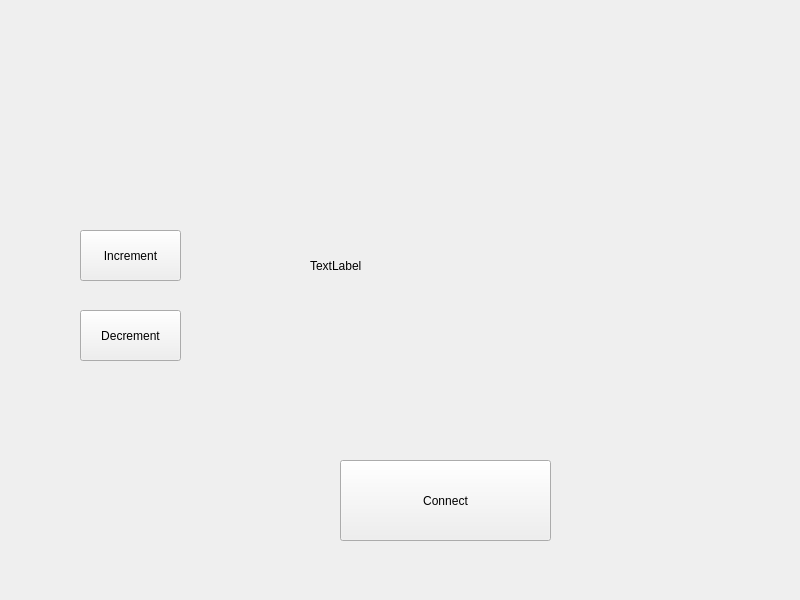
<?xml version="1.0" encoding="UTF-8"?>
<ui version="4.0">
 <class>MainWindow</class>
 <widget class="QMainWindow" name="MainWindow">
  <property name="geometry">
   <rect>
    <x>0</x>
    <y>0</y>
    <width>800</width>
    <height>600</height>
   </rect>
  </property>
  <property name="windowTitle">
   <string>MainWindow</string>
  </property>
  <widget class="QWidget" name="centralwidget">
   <widget class="QLabel" name="label">
    <property name="geometry">
     <rect>
      <x>310</x>
      <y>180</y>
      <width>421</width>
      <height>171</height>
     </rect>
    </property>
    <property name="text">
     <string>TextLabel</string>
    </property>
   </widget>
   <widget class="QPushButton" name="pushButton_increment">
    <property name="geometry">
     <rect>
      <x>80</x>
      <y>230</y>
      <width>101</width>
      <height>51</height>
     </rect>
    </property>
    <property name="text">
     <string>Increment</string>
    </property>
   </widget>
   <widget class="QPushButton" name="pushButton_decrement">
    <property name="geometry">
     <rect>
      <x>80</x>
      <y>310</y>
      <width>101</width>
      <height>51</height>
     </rect>
    </property>
    <property name="text">
     <string>Decrement</string>
    </property>
   </widget>
   <widget class="QPushButton" name="pushButton_connect">
    <property name="geometry">
     <rect>
      <x>340</x>
      <y>460</y>
      <width>211</width>
      <height>81</height>
     </rect>
    </property>
    <property name="text">
     <string>Connect</string>
    </property>
   </widget>
  </widget>
 </widget>
 <resources/>
 <connections/>
</ui>
